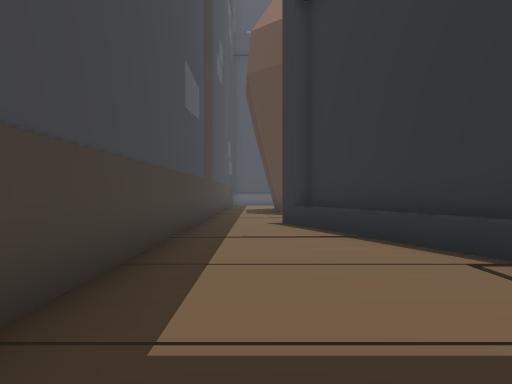
view 1 (above)

24 first-person views from a walk through a Unity game level. The camera is 1.5 m above the floor, looks level and sees 70° across. The floor is counted in squares, 2 m on a side. Each view is taken from the middle of a square. On the plan, view 1 faces up. The plan holds only what a view shows up to about 11 squares ahead; the rest is blank. The place goes on beyond the plan.

view 2
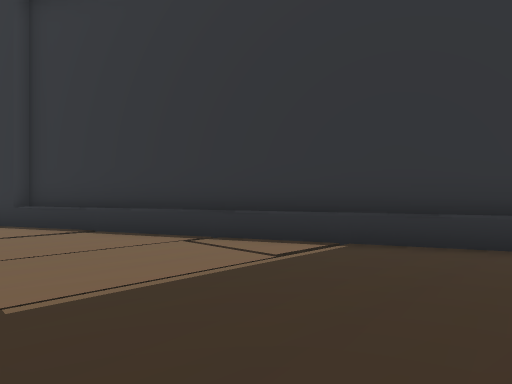

view 3
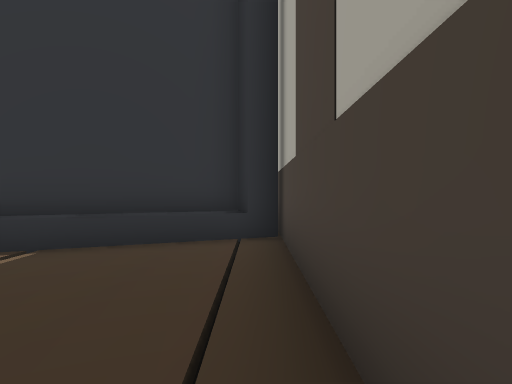

view 4
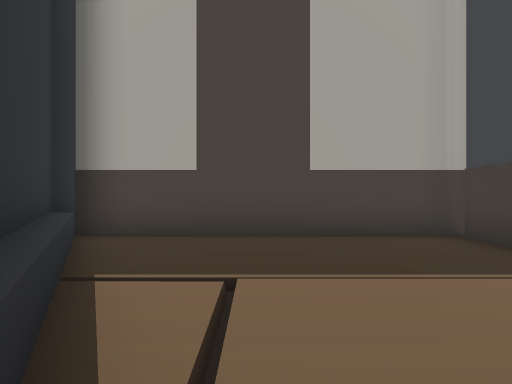

view 5
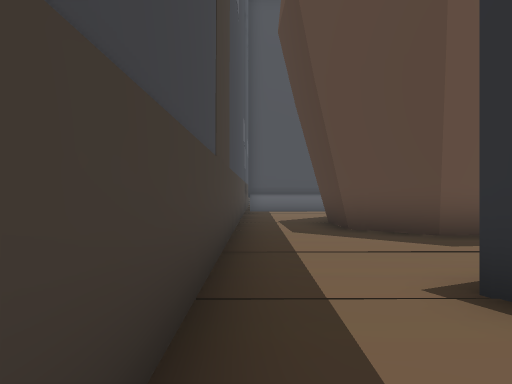

view 6
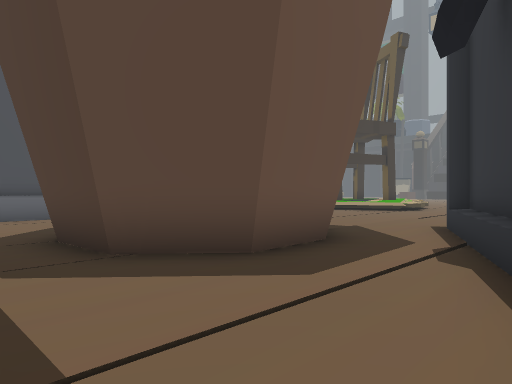

view 7
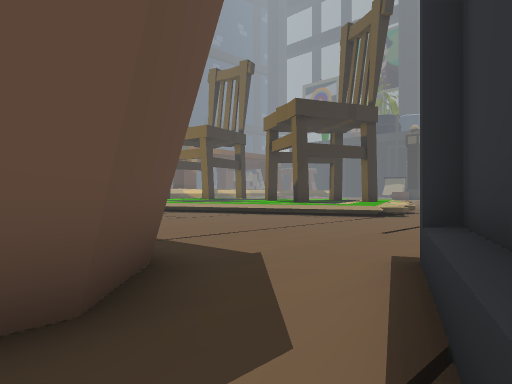

view 8
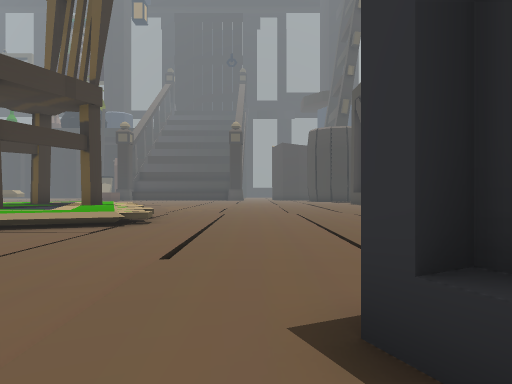

view 9
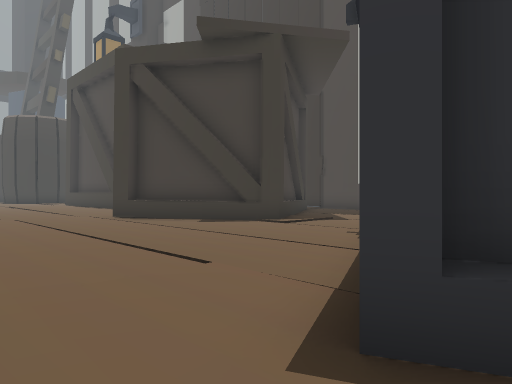

view 10
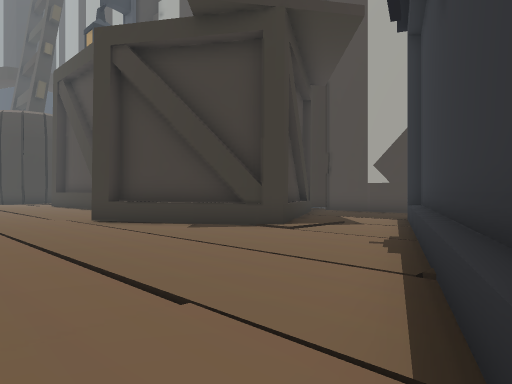

view 11
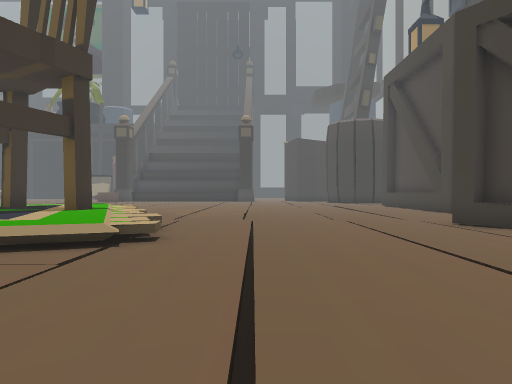

view 12
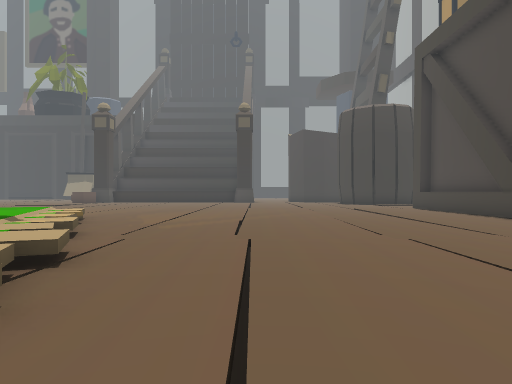

view 13
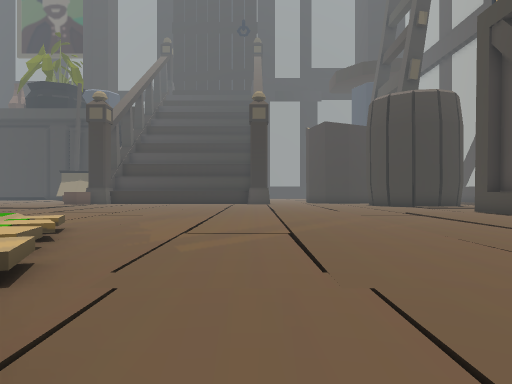

view 14
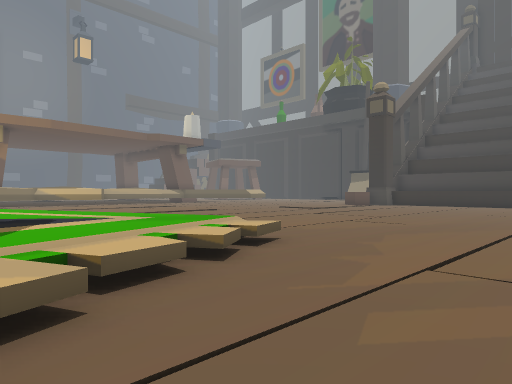

view 15
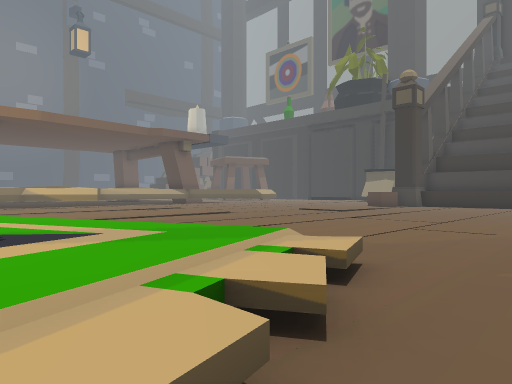

view 16
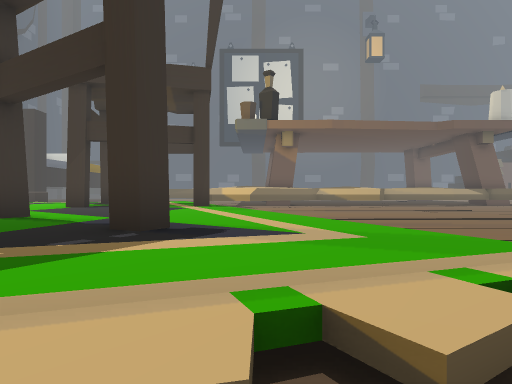

view 17
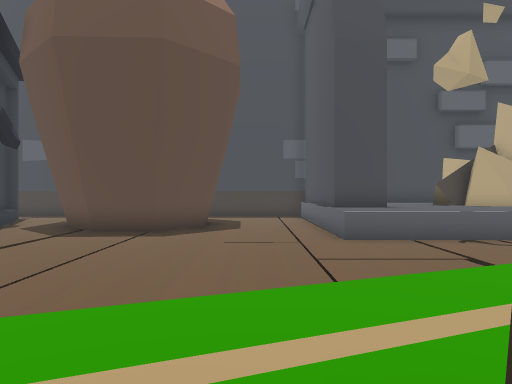

view 18
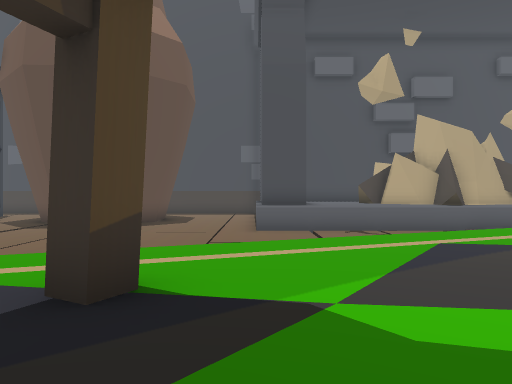

view 19
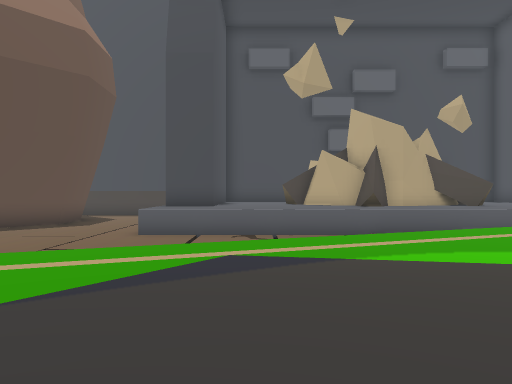

view 20
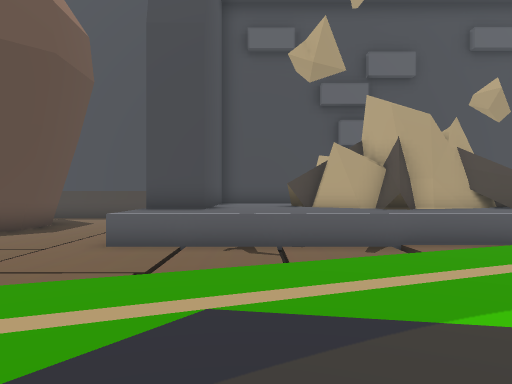

view 21
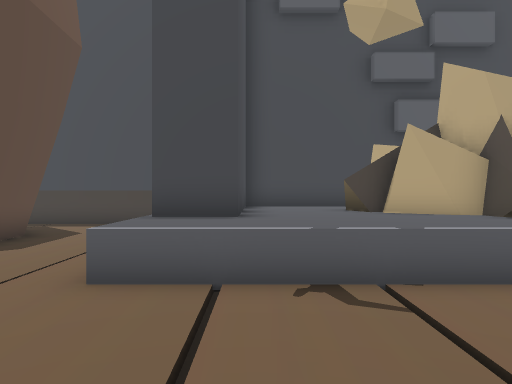

view 22
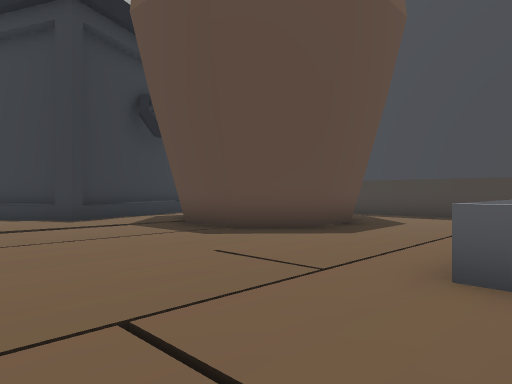

view 23
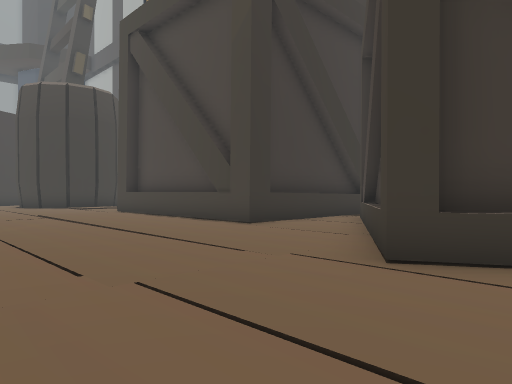

view 24
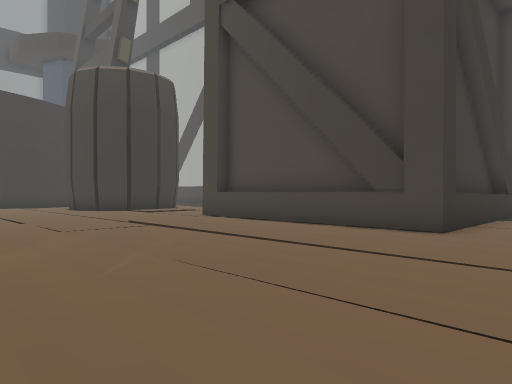

### Floor plan
Key: @ floor where view 1 was taken; # wall or solid block; . main floor; : floor 0.5 m higher than the main floor; + floor 0.75 m higher than the main floor; / step, stairs or slope; = window, fence, low wall or low ledge; ^ raised ledge.
Columns run from 2 left of view 1 to 32 right of it. Each row starts with its distance up from view 1.
 27       #^^. +++          ......
 26       #^^///+++ +#+ ++  //////
 25   ^  #^^^../+++++++ ++/  ....
 24   ^^^^^^^.../+++++++++/  ....
 23   ^^^^^^^.../++++++++++/ ......
 22   ^^^^^^^....+++++#++++/  .....
 21        ^^..///++++++++++   ......
 20    ####^^..///+++++++#++/ ........
 19 #/ ///////./../+#+++++++//////////
 18 #......../..../++++#+++=/.........
 17 #............./+++++:==/..........
 16 #...###.......//++:==............
 15 #..## ##////////:==/.........
 14 #..#  ##......./.../.........
 13 #..#####/////////////........
 12 #...###..../..................
 11 #.......##./.........//////////////
 10 #.....####.........................
  9 #..####  ##........../////////////
  8 #..##     #.......^#........../..
  7 #...#     ##.....^^#........../.
  6 #...##     #../##^  #...#^^^^^#
  5 #....#     #../#    #...##^^^#
  4 #.../#     ##//=#    #..=
  3 #.../##     #...#     #.=
  2 #/////#     ##..       .=
  1 #.....##               .#
  0 #.@....#                #
 -1 #......#
 -2 ########

Where each view was taken, in squares from view 1:
view 1: 0 up, 0 right, facing up
view 2: 1 down, 1 left, facing up-right
view 3: 1 down, 1 left, facing right
view 4: 5 up, 2 right, facing down
view 5: 6 up, 1 left, facing up
view 6: 9 up, 1 left, facing up-right
view 7: 10 up, 3 right, facing up-right
view 8: 12 up, 5 right, facing right
view 9: 13 up, 6 right, facing down-right
view 10: 12 up, 7 right, facing down-right
view 11: 13 up, 8 right, facing right
view 12: 13 up, 12 right, facing right
view 13: 14 up, 15 right, facing right
view 14: 14 up, 18 right, facing up-right
view 15: 16 up, 19 right, facing up-right
view 16: 16 up, 20 right, facing up
view 17: 18 up, 15 right, facing left
view 18: 20 up, 17 right, facing left
view 19: 23 up, 16 right, facing left
view 20: 23 up, 14 right, facing left
view 21: 22 up, 11 right, facing left
view 22: 21 up, 10 right, facing down-left
view 23: 12 up, 15 right, facing down-right
view 24: 13 up, 19 right, facing down-right
